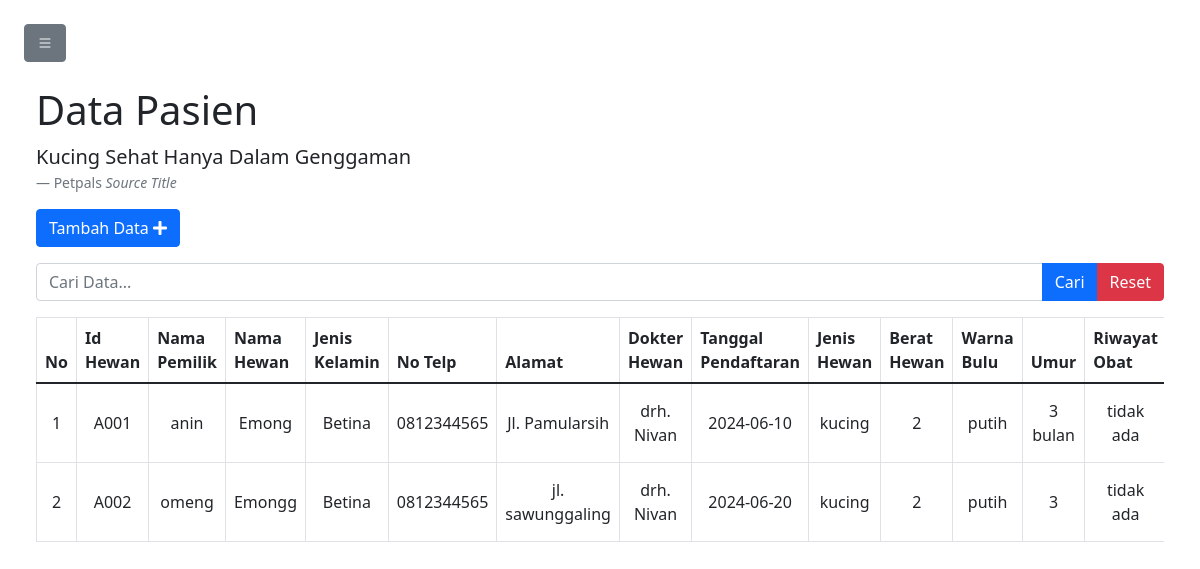
The app's page /pasien.php with its own data.
### tables this page shows
CREATE TABLE `pasien` (
  `no` int(11) NOT NULL,
  `idhewan` varchar(15) NOT NULL,
  `namapem` varchar(255) NOT NULL,
  `namahewan` varchar(50) NOT NULL,
  `jk` varchar(50) NOT NULL,
  `notelp` varchar(20) NOT NULL,
  `alamat` varchar(255) NOT NULL,
  `dokterhewan` varchar(255) NOT NULL,
  `tglpendaf` date NOT NULL,
  `jenishwn` varchar(255) NOT NULL,
  `berathwn` varchar(255) NOT NULL,
  `warnabulu` varchar(255) NOT NULL,
  `umur` varchar(255) NOT NULL,
  `riwobat` text NOT NULL
);

### pasien.php (the view, shortened to what this page needs)
<!DOCTYPE html>
<?php
include 'koneksi.php';
$no = 0;
if (isset($_POST['bcari'])) {
    $keyword = $_POST['tcari'];
    $q = "SELECT * FROM pasien WHERE idhewan LIKE '%$keyword%' OR namahewan LIKE '%$keyword%' OR namapem LIKE '%$keyword%' ORDER BY idhewan ASC";
} else {
    $q = "SELECT * FROM pasien ORDER BY idhewan ASC";
}
$sql = mysqli_query($conn, $q);
?>
<html lang="en">
<head>
  <link rel="stylesheet" href="https://stackpath.bootstrapcdn.com/bootstrap/5.0.0-alpha2/css/bootstrap.min.css"/>
  <link href="css/bootstrap.min.css" rel="stylesheet">
  <link rel="stylesheet" href="fontawesome/css/font-awesome.min.css">
  <link rel="stylesheet" href="https://cdnjs.cloudflare.com/ajax/libs/font-awesome/5.15.4/css/all.min.css">
  <link rel="stylesheet" href="https://cdn.jsdelivr.net/npm/bootstrap-icons@1.9.1/font/bootstrap-icons.css">
  <link rel="stylesheet" href="style.css">
</head>
<body>
  <div class="p-4" id="main-content">
    <button class="btn-toggle btn btn-secondary" id="button-toggle"><i class="bi bi-list"></i></button>
    <div class="container-fluid">
      <figure>
        <h1 class="mt-4"> Data Pasien </h1>
        <blockquote class="blockquote"><p>Kucing Sehat Hanya Dalam Genggaman</p></blockquote>
        <figcaption class="blockquote-footer">Petpals <cite title="Source Title">Source Title</cite></figcaption>
      </figure>
      <a href="kelola.php" type="button" class="btn btn-primary mb-3">Tambah Data <i class="fa fa-plus"></i></a>
      <form method="POST" action="" class=" mb-3">
        <div class="input-group mb-3">
          <input type="text" name="tcari" id="tcari" value="<?php echo isset($_POST['tcari']) ? $_POST['tcari'] : ''; ?>" class="form-control" placeholder="Cari Data...">
          <button class="btn btn-primary" name="bcari" type="submit">Cari</button>
          <button class="btn btn-danger" name="breset" type="submit" id="reset-button">Reset</button>
        </div>
      </form>
    </div>
    <div class="container-fluid">
      <div class="table-responsive">
        <table class="table align-middle table-bordered table-hover">
          <thead>
            <tr>
              <th> No </th>
              <th> Id Hewan </th>
              <th> Nama Pemilik </th>
              <th> Nama Hewan </th>
              <th> Jenis Kelamin </th>
              <th> No Telp </th>
              <th> Alamat </th>
              <th> Dokter Hewan </th>
              <th> Tanggal Pendaftaran </th>
              <th> Jenis Hewan </th>
              <th> Berat Hewan </th>
              <th> Warna Bulu </th>
              <th> Umur </th>
              <th> Riwayat Obat </th>
            </tr>
          </thead>
          <tbody>
            <?php
            while ($result = mysqli_fetch_assoc($sql)) {
            ?>
              <tr>
                <td><center><?php echo ++$no; ?></center></td>
                <td><center><?php echo $result['idhewan']; ?></center></td>
                <td><center><?php echo $result['namapem']; ?></center></td>
                <td><center><?php echo $result['namahewan']; ?></center></td>
                <td><center><?php echo $result['jk']; ?></center></td>
                <td><center><?php echo $result['notelp']; ?></center></td>
                <td><center><?php echo $result['alamat']; ?></center></td>
                <td><center><?php echo $result['dokterhewan']; ?></center></td>
                <td><center><?php echo $result['tglpendaf']; ?></center></td>
                <td><center><?php echo $result['jenishwn']; ?></center></td>
                <td><center><?php echo $result['berathwn']; ?></center></td>
                <td><center><?php echo $result['warnabulu']; ?></center></td>
                <td><center><?php echo $result['umur']; ?></center></td>
                <td><center><?php echo $result['riwobat']; ?></center></td>
              </tr>
            <?php
            }
            ?>
          </tbody>
        </table>
      </div>
    </div>
  </div>
</body>
</html>

### style.css (style rules this page uses)
a { text-decoration: none; }
#main-content { transition: 0.4s; }

### records on screen
pasien: idhewan "A001", namapem "anin", namahewan "Emong", jk "Betina", notelp "0812344565", alamat "Jl. Pamularsih", dokterhewan "drh. Nivan", tglpendaf "2024-06-10", jenishwn "kucing", berathwn "2", warnabulu "putih", umur "3 bulan", riwobat "tidak ada"
pasien: idhewan "A002", namapem "omeng", namahewan "Emongg", jk "Betina", notelp "0812344565", alamat "jl. sawunggaling", dokterhewan "drh. Nivan", tglpendaf "2024-06-20", jenishwn "kucing", berathwn "2", warnabulu "putih", umur "3", riwobat "tidak ada"
